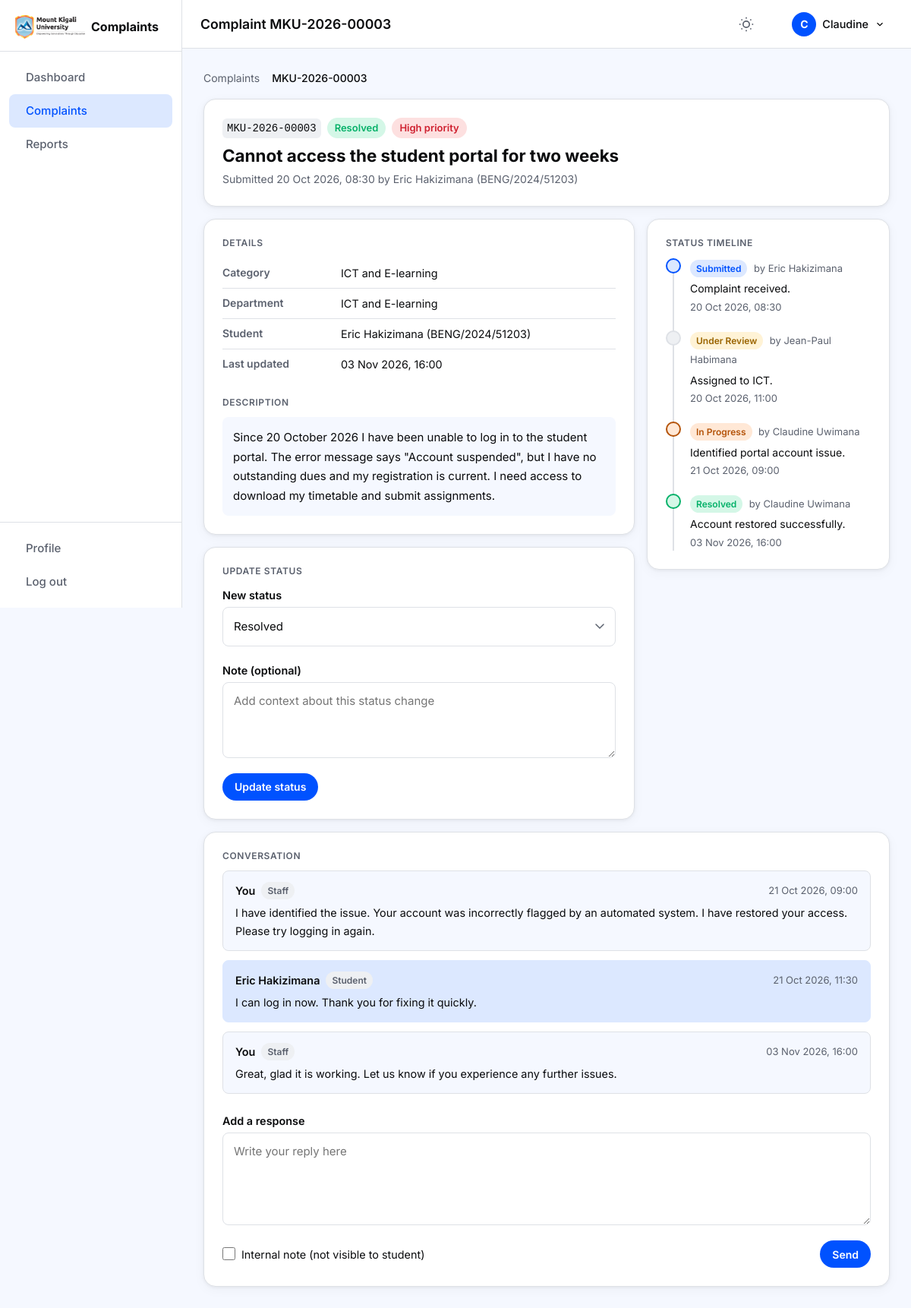
The page /staff/complaint-details.php?id=3 (signed in) on the database its author committed.
### tables this page shows
CREATE TABLE `complaints` (
    `id`            INT UNSIGNED NOT NULL AUTO_INCREMENT,
    `tracking_id`   VARCHAR(20)  NOT NULL,
    `student_id`    INT UNSIGNED NOT NULL,
    `is_anonymous`  TINYINT(1)   NOT NULL DEFAULT 0,
    `category`      ENUM(
                        'Academic',
                        'Fees and Finance',
                        'Exams and Results',
                        'Accommodation',
                        'ICT and E-learning',
                        'Library',
                        'Staff Conduct',
                        'Other'
                    ) NOT NULL,
    `title`         VARCHAR(200) NOT NULL,
    `description`   TEXT NOT NULL,
    `priority`      ENUM('Low','Medium','High') NOT NULL DEFAULT 'Low',
    `department_id` INT UNSIGNED DEFAULT NULL,
    `assigned_to`   INT UNSIGNED DEFAULT NULL,
    `status`        ENUM(
                        'Submitted',
                        'Under Review',
                        'In Progress',
                        'Resolved',
                        'Closed',
                        'Rejected',
                        'Escalated'
                    ) NOT NULL DEFAULT 'Submitted',
    `rating`        TINYINT UNSIGNED DEFAULT NULL COMMENT '1-5 student satisfaction after resolution',
    `created_at`    DATETIME NOT NULL DEFAULT CURRENT_TIMESTAMP,
    `updated_at`    DATETIME NOT NULL DEFAULT CURRENT_TIMESTAMP ON UPDATE CURRENT_TIMESTAMP,
    PRIMARY KEY (`id`),
    UNIQUE KEY `uq_tracking_id` (`tracking_id`),
    KEY `idx_student_id`        (`student_id`),
    KEY `idx_status`            (`status`),
    KEY `idx_department_id`     (`department_id`),
    KEY `idx_assigned_to`       (`assigned_to`),
    KEY `idx_created_at`        (`created_at`),
    CONSTRAINT `fk_complaints_student`
        FOREIGN KEY (`student_id`) REFERENCES `users` (`id`)
        ON DELETE CASCADE ON UPDATE CASCADE,
    CONSTRAINT `fk_complaints_department`
        FOREIGN KEY (`department_id`) REFERENCES `departments` (`id`)
        ON DELETE SET NULL ON UPDATE CASCADE,
    CONSTRAINT `fk_complaints_assigned`
        FOREIGN KEY (`assigned_to`) REFERENCES `users` (`id`)
        ON DELETE SET NULL ON UPDATE CASCADE
);

CREATE TABLE `users` (
    `id`              INT UNSIGNED NOT NULL AUTO_INCREMENT,
    `reg_number`      VARCHAR(20)  DEFAULT NULL,
    `full_name`       VARCHAR(100) NOT NULL,
    `email`           VARCHAR(150) NOT NULL,
    `phone`           VARCHAR(20)  DEFAULT NULL,
    `faculty`         VARCHAR(100) DEFAULT NULL,
    `role`            ENUM('student','staff','admin') NOT NULL DEFAULT 'student',
    `department_id`   INT UNSIGNED DEFAULT NULL,
    `password_hash`   VARCHAR(255) NOT NULL,
    `failed_attempts` TINYINT UNSIGNED NOT NULL DEFAULT 0,
    `locked_until`    DATETIME DEFAULT NULL,
    `is_active`       TINYINT(1) NOT NULL DEFAULT 1,
    `created_at`      DATETIME NOT NULL DEFAULT CURRENT_TIMESTAMP,
    PRIMARY KEY (`id`),
    UNIQUE KEY `uq_email`      (`email`),
    UNIQUE KEY `uq_reg_number` (`reg_number`),
    KEY `idx_role`             (`role`),
    KEY `idx_department_id`    (`department_id`),
    CONSTRAINT `fk_users_department`
        FOREIGN KEY (`department_id`) REFERENCES `departments` (`id`)
        ON DELETE SET NULL ON UPDATE CASCADE
);

CREATE TABLE `departments` (
    `id`         INT UNSIGNED NOT NULL AUTO_INCREMENT,
    `name`       VARCHAR(100) NOT NULL,
    `email`      VARCHAR(150) DEFAULT NULL,
    PRIMARY KEY (`id`)
);

CREATE TABLE `complaint_status_history` (
    `id`           INT UNSIGNED NOT NULL AUTO_INCREMENT,
    `complaint_id` INT UNSIGNED NOT NULL,
    `old_status`   VARCHAR(20)  DEFAULT NULL,
    `new_status`   VARCHAR(20)  NOT NULL,
    `changed_by`   INT UNSIGNED NOT NULL,
    `note`         TEXT DEFAULT NULL,
    `changed_at`   DATETIME NOT NULL DEFAULT CURRENT_TIMESTAMP,
    PRIMARY KEY (`id`),
    KEY `idx_complaint_id` (`complaint_id`),
    KEY `idx_changed_at`   (`changed_at`),
    CONSTRAINT `fk_history_complaint`
        FOREIGN KEY (`complaint_id`) REFERENCES `complaints` (`id`)
        ON DELETE CASCADE ON UPDATE CASCADE,
    CONSTRAINT `fk_history_user`
        FOREIGN KEY (`changed_by`) REFERENCES `users` (`id`)
        ON DELETE CASCADE ON UPDATE CASCADE
);

CREATE TABLE `responses` (
    `id`           INT UNSIGNED NOT NULL AUTO_INCREMENT,
    `complaint_id` INT UNSIGNED NOT NULL,
    `author_id`    INT UNSIGNED NOT NULL,
    `message`      TEXT NOT NULL,
    `is_internal`  TINYINT(1) NOT NULL DEFAULT 0 COMMENT 'Internal notes hidden from student',
    `created_at`   DATETIME NOT NULL DEFAULT CURRENT_TIMESTAMP,
    PRIMARY KEY (`id`),
    KEY `idx_complaint_id` (`complaint_id`),
    KEY `idx_author_id`    (`author_id`),
    CONSTRAINT `fk_responses_complaint`
        FOREIGN KEY (`complaint_id`) REFERENCES `complaints` (`id`)
        ON DELETE CASCADE ON UPDATE CASCADE,
    CONSTRAINT `fk_responses_author`
        FOREIGN KEY (`author_id`) REFERENCES `users` (`id`)
        ON DELETE CASCADE ON UPDATE CASCADE
);

### includes/functions.php (called while the page is built, shortened)
<?php
function e(string $value): string {
    return htmlspecialchars($value, ENT_QUOTES | ENT_SUBSTITUTE, 'UTF-8');
}
function status_badge_class(string $status): string {
    return match ($status) {
        'Submitted'    => 'blue',
        'Under Review' => 'yellow',
        'In Progress'  => 'orange',
        'Resolved'     => 'green',
        'Closed'       => 'grey',
        'Rejected'     => 'red',
        'Escalated'    => 'purple',
        default        => 'grey',
    };
}
function priority_badge_class(string $priority): string {
    return match ($priority) {
        'High'   => 'red',
        'Medium' => 'orange',
        'Low'    => 'green',
        default  => 'grey',
    };
}

### includes/auth.php (called while the page is built, shortened)
<?php
function get_logged_in_user(): array {
    return [
        'id'            => $_SESSION['user_id']   ?? 0,
        'full_name'     => $_SESSION['user_name']  ?? '',
        'email'         => $_SESSION['user_email'] ?? '',
        'role'          => $_SESSION['user_role']  ?? '',
        'department_id' => $_SESSION['dept_id']    ?? null,
    ];
}

### staff/complaint-details.php (the view, shortened to what this page needs)
<?php
require_once dirname(__DIR__) . '/includes/auth.php';
require_once dirname(__DIR__) . '/includes/functions.php';
$pdo  = get_db();
$user = get_logged_in_user();
$dept = (int)($user['department_id'] ?? 0);
$id = (int)($_GET['id'] ?? 0);
$stmt = $pdo->prepare('SELECT * FROM complaints WHERE id = ? AND department_id = ? LIMIT 1');
$stmt->execute([$id, $dept]);
$complaint = $stmt->fetch();
$cid = (int) $complaint['id'];
$history = $pdo->prepare(
    'SELECT sh.*, u.full_name FROM complaint_status_history sh
     JOIN users u ON u.id = sh.changed_by
     WHERE sh.complaint_id = ? ORDER BY sh.changed_at ASC'
);
$history->execute([$cid]);
$timeline = $history->fetchAll();
$resp_stmt = $pdo->prepare(
    'SELECT r.*, u.full_name, u.role FROM responses r
     JOIN users u ON u.id = r.author_id
     WHERE r.complaint_id = ? ORDER BY r.created_at ASC'
);
$resp_stmt->execute([$cid]);
$responses = $resp_stmt->fetchAll();
$student_display = 'Anonymous Student';
if (!$complaint['is_anonymous']) {
    $stu = $pdo->prepare('SELECT full_name, reg_number FROM users WHERE id = ?');
    $stu->execute([$complaint['student_id']]);
    $s = $stu->fetch();
    $student_display = $s ? $s['full_name'] . ' (' . $s['reg_number'] . ')' : 'Unknown';
}
$dept_name = '';
if ($complaint['department_id']) {
    $d = $pdo->prepare('SELECT name FROM departments WHERE id = ?');
    $d->execute([$complaint['department_id']]);
    $dept_name = $d->fetchColumn() ?: '';
}
include dirname(__DIR__) . '/includes/header.php';
?>
<nav class="breadcrumb" aria-label="Breadcrumb">
  <a href="<?= APP_URL ?>/staff/complaints.php">Complaints</a>
  <span aria-current="page"><?= e($complaint['tracking_id']) ?></span>
</nav>
<div class="complaint-header card">
  <div class="complaint-header__main">
    <div class="complaint-header__badges">
      <code class="tracking-id"><?= e($complaint['tracking_id']) ?></code>
      <span class="badge badge--<?= status_badge_class($complaint['status']) ?>"><?= e($complaint['status']) ?></span>
      <span class="badge badge--<?= priority_badge_class($complaint['priority']) ?>"><?= e($complaint['priority']) ?> priority</span>
    </div>
    <h2 class="complaint-header__title"><?= e($complaint['title']) ?></h2>
    <p class="complaint-header__meta">
      Submitted <?= date('d M Y, H:i', strtotime($complaint['created_at'])) ?>
      by <?= e($student_display) ?>
    </p>
  </div>
</div>
<div class="complaint-layout">
  <div class="complaint-layout__main">
    <div class="card">
      <h3 class="card__section-title">Details</h3>
      <dl class="details-list">
        <div class="details-list__row"><dt>Category</dt><dd><?= e($complaint['category']) ?></dd></div>
        <div class="details-list__row"><dt>Department</dt><dd><?= e($dept_name) ?></dd></div>
        <div class="details-list__row"><dt>Student</dt><dd><?= e($student_display) ?></dd></div>
        <div class="details-list__row"><dt>Last updated</dt><dd><?= date('d M Y, H:i', strtotime($complaint['updated_at'])) ?></dd></div>
      </dl>
      <h3 class="card__section-title" style="margin-top:24px">Description</h3>
      <div class="complaint-description"><?= nl2br(e($complaint['description'])) ?></div>
    </div>
    <?php if (!in_array($complaint['status'], ['Closed'])): ?>
    <div class="card" style="margin-top:16px">
      <h3 class="card__section-title">Update status</h3>
      <form method="POST" action="" id="status-form">
        <div class="form-row form-row--half">
          <div class="form-group">
            <label class="form-label" for="new_status">New status</label>
            <select id="new_status" name="new_status" class="form-input form-select" required>
              <?php foreach (['Submitted','Under Review','In Progress','Resolved','Rejected','Escalated'] as $st): ?>
                <option value="<?= e($st) ?>" <?= $complaint['status'] === $st ? 'selected' : '' ?>><?= e($st) ?></option>
              <?php endforeach; ?>
            </select>
          </div>
        </div>
        <div class="form-group">
          <label class="form-label" for="status_note">Note (optional)</label>
          <textarea id="status_note" name="status_note" class="form-input form-textarea" rows="2"
                    placeholder="Add context about this status change"></textarea>
        </div>
        <button type="submit" class="btn btn--primary btn--sm">Update status</button>
      </form>
    </div>
    <?php endif; ?>
  </div>
  <div class="complaint-layout__sidebar">
    <div class="card">
      <h3 class="card__section-title">Status timeline</h3>
      <ol class="timeline">
        <?php foreach ($timeline as $event): ?>
          <li class="timeline__item timeline__item--<?= status_badge_class($event['new_status']) ?>">
            <div class="timeline__dot" aria-hidden="true"></div>
            <div class="timeline__content">
              <span class="badge badge--<?= status_badge_class($event['new_status']) ?> badge--xs"><?= e($event['new_status']) ?></span>
              <span class="timeline__by">by <?= e($event['full_name']) ?></span>
              <?php if ($event['note']): ?>
                <p class="timeline__note"><?= e($event['note']) ?></p>
              <?php endif; ?>
              <time class="timeline__time"><?= date('d M Y, H:i', strtotime($event['changed_at'])) ?></time>
            </div>
          </li>
        <?php endforeach; ?>
      </ol>
    </div>
  </div>
</div>
<div class="card" id="responses" style="margin-top:16px">
  <h3 class="card__section-title">Conversation</h3>
  <?php if (empty($responses)): ?>
    <div class="empty-state empty-state--small">
      <?= icon('send') ?>
      <p>No messages yet.</p>
    </div>
  <?php else: ?>
    <div class="responses-list">
      <?php foreach ($responses as $r): ?>
        <div class="response-item response-item--<?= $r['author_id'] == $user['id'] ? 'staff' : 'student' ?> <?= $r['is_internal'] ? 'response-item--internal' : '' ?>">
          <div class="response-item__header">
            <strong class="response-item__author"><?= $r['author_id'] == $user['id'] ? 'You' : e($r['full_name']) ?></strong>
            <span class="badge badge--grey badge--xs"><?= ucfirst(e($r['role'])) ?></span>
            <time class="response-item__time"><?= date('d M Y, H:i', strtotime($r['created_at'])) ?></time>
          </div>
          <div class="response-item__body"><?= nl2br(e($r['message'])) ?></div>
        </div>
      <?php endforeach; ?>
    </div>
  <?php endif; ?>
  <?php if (!in_array($complaint['status'], ['Closed','Rejected'])): ?>
  <div class="reply-form" style="margin-top:24px">
    <form method="POST" action="#responses" id="reply-form">
      <div class="form-group">
        <label class="form-label" for="message">Add a response</label>
        <textarea id="message" name="message" class="form-input form-textarea" rows="4"
                  placeholder="Write your reply here" maxlength="2000" required></textarea>
      </div>
      <div class="reply-form__actions">
        <label class="form-checkbox">
          <input type="checkbox" name="is_internal" value="1">
          <span class="form-checkbox__label"><?= icon('lock') ?> Internal note (not visible to student)</span>
        </label>
        <button type="submit" class="btn btn--primary btn--sm">
          <?= icon('send') ?> Send
        </button>
      </div>
    </form>
  </div>
  <?php endif; ?>
</div>
<?php include dirname(__DIR__) . '/includes/footer.php'; ?>

### rows shown on the page
complaints: tracking "MKU-2026-00003", status "Resolved", priority "High", title "Cannot access the student portal for two weeks", created_at "20 Oct 2026, 08:30", category "ICT and E-learning", updated_at "03 Nov 2026, 16:00", description "Since 20 October 2026 I have been unable to log in to the student portal. The error message says \"Account suspended\", but I have no outstanding dues and my registration is current. I need access to download my timetable and submit assignments."
users: student_display "Eric Hakizimana (BENG/2024/51203)"
departments: name "ICT and E-learning"
complaint_status_history: new_status "Submitted", changed_by.full_name "Eric Hakizimana", note "Complaint received.", changed_at "20 Oct 2026, 08:30"
complaint_status_history: new_status "Under Review", changed_by.full_name "Jean-Paul Habimana", note "Assigned to ICT.", changed_at "20 Oct 2026, 11:00"
complaint_status_history: new_status "In Progress", changed_by.full_name "Claudine Uwimana", note "Identified portal account issue.", changed_at "21 Oct 2026, 09:00"
complaint_status_history: new_status "Resolved", changed_by.full_name "Claudine Uwimana", note "Account restored successfully.", changed_at "03 Nov 2026, 16:00"
responses: shows "You", author.role "Staff", created_at "21 Oct 2026, 09:00", message "I have identified the issue. Your account was incorrectly flagged by an automated system. I have restored your access. Please try logging in again."
responses: author.full_name "Eric Hakizimana", author.role "Student", created_at "21 Oct 2026, 11:30", message "I can log in now. Thank you for fixing it quickly."
responses: shows "You", author.role "Staff", created_at "03 Nov 2026, 16:00", message "Great, glad it is working. Let us know if you experience any further issues."

### other values the page prints
$item['label'] "Dashboard"
$item['label'] "Complaints"
$item['label'] "Reports"
$page_title "Complaint MKU-2026-00003"
substr($current_user['full_name'], 0, 1) "C"
explode(' ', $current_user['full_name'])[0] "Claudine"
form field new_status "Resolved"
